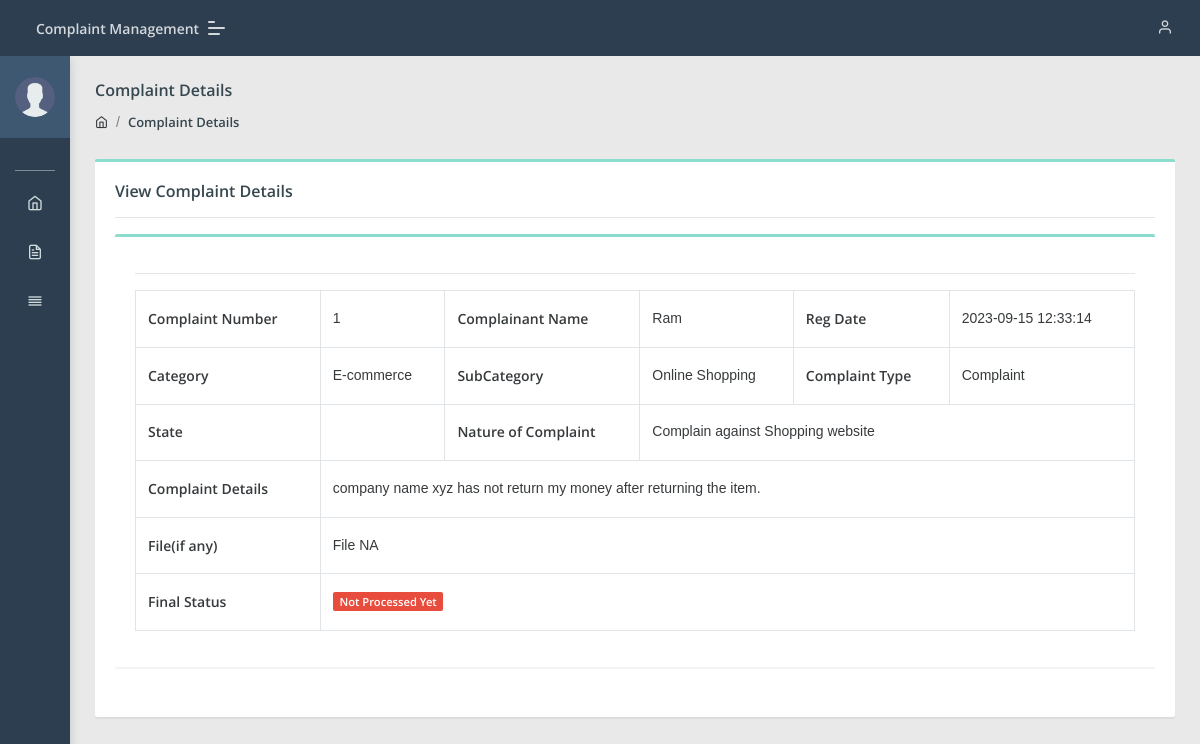
Screenshot of /cms/user/complaint-details.php?cid=1 (signed in) with the database file from the repository.
### tables this page shows
CREATE TABLE `users` (
  `id` int(11) NOT NULL,
  `fullName` varchar(255) DEFAULT NULL,
  `userEmail` varchar(255) DEFAULT NULL,
  `password` varchar(255) DEFAULT NULL,
  `contactNo` bigint(11) DEFAULT NULL,
  `address` tinytext DEFAULT NULL,
  `Area` varchar(255) DEFAULT NULL,
  `country` varchar(255) DEFAULT NULL,
  `pincode` int(6) DEFAULT NULL,
  `userImage` varchar(255) DEFAULT NULL,
  `regDate` timestamp NOT NULL DEFAULT current_timestamp(),
  `updationDate` timestamp NULL DEFAULT NULL,
  `status` int(1) DEFAULT NULL
);

CREATE TABLE `tblcomplaints` (
  `complaintNumber` int(11) NOT NULL,
  `userId` int(11) DEFAULT NULL,
  `category` int(11) DEFAULT NULL,
  `subcategory` varchar(255) DEFAULT NULL,
  `complaintType` varchar(255) DEFAULT NULL,
  `Area` varchar(255) DEFAULT NULL,
  `noc` varchar(255) DEFAULT NULL,
  `complaintDetails` mediumtext DEFAULT NULL,
  `complaintFile` varchar(255) DEFAULT NULL,
  `regDate` timestamp NULL DEFAULT current_timestamp(),
  `status` varchar(50) DEFAULT NULL,
  `lastUpdationDate` timestamp NULL DEFAULT NULL ON UPDATE current_timestamp()
);

CREATE TABLE `category` (
  `id` int(11) NOT NULL,
  `categoryName` varchar(255) DEFAULT NULL,
  `categoryDescription` longtext DEFAULT NULL,
  `creationDate` timestamp NULL DEFAULT current_timestamp(),
  `updationDate` timestamp NULL DEFAULT NULL ON UPDATE current_timestamp()
);

### cms/user/complaint-details.php (the view, shortened to what this page needs)
<?php
include('include/config.php');
if(strlen($_SESSION['id'])==0)
    {
header('location:index.php');
}
else{
?>
<!DOCTYPE html>
<html lang="en">
<head>
    <link rel="stylesheet" href="../admin/assets/css/style.css">
</head>
<body class="">
	<?php include('include/sidebar.php');?>
	<?php include('include/header.php');?>
<section class="pcoded-main-container">
    <div class="pcoded-content">
        <div class="page-header">
            <div class="page-block">
                <div class="row align-items-center">
                    <div class="col-md-12">
                        <div class="page-header-title">
                            <h5 class="m-b-10">Complaint Details</h5>
                        </div>
                        <ul class="breadcrumb">
                            <li class="breadcrumb-item"><a href="dashboard.php"><i class="feather icon-home"></i></a></li>
                            <li class="breadcrumb-item"><a href="complaint-history.php">Complaint Details</a></li>
                        </ul>
                    </div>
                </div>
            </div>
        </div>
        <div class="row">
            <div class="col-sm-12">
                <div class="card">
                    <div class="card-body">
                        <h5>View Complaint Details</h5>
                        <hr>
                      <div class="row">
                            <div class="col-xl-12">
                <div class="card">
                    <div class="card-body table-border-style">
                        <div class="table-responsive">
                            <table class="table table-bordered">
                                <tbody>
                                   <?php $cid=$_GET['cid'];
$query=mysqli_query($con,"select tblcomplaints.*,users.fullName as name,category.categoryName as catname from tblcomplaints join users on users.id=tblcomplaints.userId join category on category.id=tblcomplaints.category where tblcomplaints.complaintNumber='$cid'");
while($row=mysqli_fetch_array($query))
{
?>
                                        <tr>
                                            <td><b>Complaint Number</b></td>
                                            <td><?php echo htmlentities($row['complaintNumber']);?></td>
                                            <td><b>Complainant Name</b></td>
                                            <td> <?php echo htmlentities($row['name']);?></td>
                                            <td><b>Reg Date</b></td>
                                            <td><?php echo htmlentities($row['regDate']);?>
                                            </td>
                                        </tr>
<tr>
                                            <td><b>Category </b></td>
                                            <td><?php echo htmlentities($row['catname']);?></td>
                                            <td><b>SubCategory</b></td>
                                            <td> <?php echo htmlentities($row['subcategory']);?></td>
                                            <td><b>Complaint Type</b></td>
                                            <td><?php echo htmlentities($row['complaintType']);?>
                                            </td>
                                        </tr>
<tr>
                                            <td><b>State </b></td>
                                            <td><?php echo htmlentities($row['state']);?></td>
                                            <td ><b>Nature of Complaint</b></td>
                                            <td colspan="3"> <?php echo htmlentities($row['noc']);?></td>
                                        </tr>
<tr>
                                            <td><b>Complaint Details </b></td>
                                            <td colspan="5"> <?php echo htmlentities($row['complaintDetails']);?></td>
                                        </tr>
<tr>
                                            <td><b>File(if any) </b></td>
                                            <td colspan="5"> <?php $cfile=$row['complaintFile'];
if($cfile=="" || $cfile=="NULL")
{
  echo "File NA";
}
else{?>
<a href="../user/complaintdocs/<?php echo htmlentities($row['complaintFile']);?>" target="_blank"/> View File</a>
<?php } ?></td>
</tr>
<tr>
<td><b>Final Status</b></td>
                                            <td colspan="5"> <?php $status=$row['status'];
                                                if($status==''): ?>
                                                <span class="badge badge-danger">Not Processed Yet</span>
                                            <?php elseif($status=='in process'):?>
                                             <span class="badge badge-warning">In Process</span>
                                         <?php elseif($status=='closed'):?>
                                             <span class="badge badge-success">Closed</span>
                                         <?php endif;?></td>
                                        </tr>
 <hr>
<?php $ret=mysqli_query($con,"select complaintremark.remark as remark,complaintremark.status as sstatus,complaintremark.remarkDate as rdate from complaintremark join tblcomplaints on tblcomplaints.complaintNumber=complaintremark.complaintNumber where complaintremark.complaintNumber='$cid'");
$cnt=1;
$count=mysqli_num_rows($ret);
if($count):
 ?>
<tr>
                                            <th colspan="4">Remark</th>
                                            <th>Status</th>
                                         <th>Updation Date</th></tr>
<?php while($rw=mysqli_fetch_array($ret))
{
?>
                                         <tr>
                                            <td colspan="4"><?php echo  htmlentities($rw['remark']); ?></td>
                                            <td><?php echo  htmlentities($rw['sstatus']); ?></td>
                                            <td><?php echo  htmlentities($rw['rdate']); ?></td></tr><?php $cnt=$cnt+1; } ?>
                                        <?php endif; } ?>
                                </tbody>
                            </table>
                        </div>
                    </div>
                </div>
            </div>
                        </div>
                    </div>
                </div>
            </div>
        </div>
    </div>
</section>
</body>
</html>
<?php } ?>

### cms/user/include/sidebar.php (shortened to what this page needs)
	<nav class="pcoded-navbar  ">
		<div class="navbar-wrapper  ">
			<div class="navbar-content scroll-div " >
				<div class="">
					<div class="main-menu-header">
						<?php
$id=intval($_SESSION["id"]);
$query=mysqli_query($con,"select * from users where id='$id'");
while($row=mysqli_fetch_array($query))
{
?>
						<img class="img-radius" src="../admin/assets/images/user/user.png" alt="User-Profile-Image">
						<div class="user-details">
						</div><?php } ?>
					</div>
				</div>
				<ul class="nav pcoded-inner-navbar ">
					<li class="nav-item pcoded-menu-caption">
					</li>
					<li class="nav-item">
					    <a href="dashboard.php" class="nav-link "><span class="pcoded-micon"><i class="feather icon-home"></i></span><span class="pcoded-mtext">Dashboard</span></a>
					</li>
					<li class="nav-item">
					    <a href="register-complaint.php" class="nav-link "><span class="pcoded-micon"><i class="feather icon-file-text"></i></span><span class="pcoded-mtext">Lodge Complaint</span></a>
					</li>
					<li class="nav-item">
					    <a href="complaint-history.php" class="nav-link "><span class="pcoded-micon"><i class="feather icon-align-justify"></i></span><span class="pcoded-mtext">Complaint History</span></a>
					</li>
				</ul>
			</div>
		</div>
	</nav>

### rows the page displays
tblcomplaints: complaintNumber "1", userId.fullName "Ram", regDate "2023-09-15 12:33:14", category.categoryName "E-commerce", subcategory "Online Shopping", complaintType "Complaint", noc "Complain against Shopping website", complaintDetails "company name xyz has not return my money after returning the item.", complaintFile "File NA"
